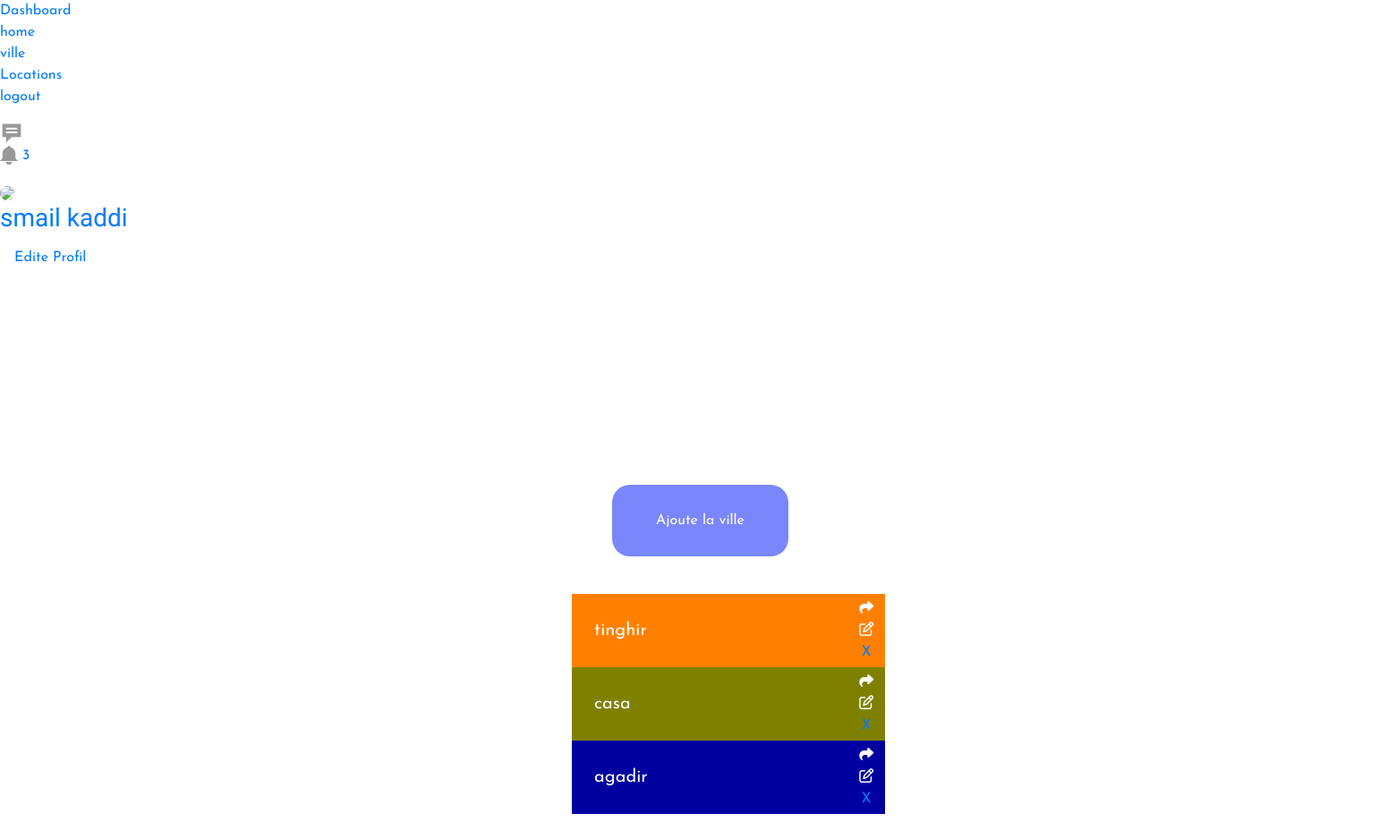
/Site-Web/admin/ville.php (signed in), run on the app's committed database.
### tables this page shows
CREATE TABLE `ville` (
  `ville_id` int(11) NOT NULL,
  `name` varchar(255) NOT NULL,
  `color` varchar(255) NOT NULL,
  `user_id` int(11) NOT NULL
);

### Site-Web/admin/ville.php (the view, shortened to what this page needs)
<?php
$hostname = "localhost";
$username = "root";
$password = "";
$dbname = "zentao";
$conn = mysqli_connect($hostname, $username, $password, $dbname);
?>
<!DOCTYPE html>
<html lang="en">
  <head>
    <link rel="stylesheet" href="css/stylee.css">
    <link rel="stylesheet" href="css/body.css">
    <link rel="stylesheet" href="css/responsive.css">
    <link rel="stylesheet" href="css/boarde.css">
    <link rel="stylesheet" href="https://stackpath.bootstrapcdn.com/bootstrap/4.5.0/css/bootstrap.min.css">
    <link rel="stylesheet" href="https://use.fontawesome.com/releases/v5.13.0/css/all.css">
  </head>
  <body style="font-family: 'Poppins';">
<link href='css/css.sass' rel='stylesheet' type='text/css'>
<div class="app-container">
  <nav class="nav">
    <ul class="nav__list">
      <li class="nav__list-item">
        <a href="#" class="nav__item-link">Dashboard </a>
      </li>
      <li class="nav__list-item">
        <a href="../home.php" class="nav__item-link">home</a>
      </li>
      <li class="nav__list-item">
        <a href="ville.php" class="nav__item-link">ville</a>
      </li>
      <li class="nav__list-item">
        <a href="#" class="nav__item-link">Locations</a>
      </li>
      <li class="nav__list-item">
        <a href="logout.php" class="nav__item-link">logout</a>
      </li>
    </ul>
  </nav>
  <div class="app-view">
    <nav class="utility-bar">
      <div class="utility-bar__inner">
        <ul class="utility-bar__list">
          <li class="utility-bar__list-item">
            <a href="#" class="utility-bar__item-link">
              <svg xmlns="http://www.w3.org/2000/svg" xmlns:xlink="http://www.w3.org/1999/xlink" version="1.2" baseProfile="tiny" x="0px" y="0px" viewBox="0 0 100 100" width="26px" xml:space="preserve"><path fill="#999" d="M10,66h16v24l24-24h40V10H10V66z M26,26h48v8H26V26z M26,42h48v8H26V42z"/></svg>
            </a>
          </li>
          <li class="utility-bar__list-item">
            <a href="#" class="utility-bar__item-link">
              <span class="utility-bar__indicator">3</span>
            </a>
          </li>
        </ul>
        <a href="#" class="utility-bar__account">
        <img src="<?php echo $_SESSION['image'] ?>" style="width: 40px;height: auto; border-radius:100px;">
          <h3><?php echo $_SESSION['firstname'] ?> <?php echo $_SESSION['lastname'] ?></h3>
          <li class="nav-item"><a class="nav-link" href="../Profil.php">Edite Profil</a></li>
        </a>
      </div>
    </nav>
    <div class="container" style="margin-top: 15%;  ">
      <div class="row" style="margin-left: 40%;">
        <div class="col-sm-4">
          <div class="mod-add" style='background-color: #7a86fc;'>
            <a onclick="openForm();" class="text-white">Ajoute la ville </a>
          </div>
        </div>
      </div>
    </div>
    <div class="container" id="container">
      <div class="row justify-content-center">
      </div>
    </div>
    <section style="padding-top:30px" >
      <?php
        $posts = "SELECT * FROM ville";
        $all_posts = mysqli_query($conn, $posts);
        while ($row = mysqli_fetch_array($all_posts)) {
          if ($row['user_id'] == $_SESSION['user_id']) {
            echo "
            <div class='container' style='margin-left: 40%;'>
              <div class='row'>
                <div class='col'>
                  <div class='board-tile mod-add' style='border-radius:0; cursor:pointer;background-color:" . $row['color'] ."'>
                    <div class='row'>
                      <div class='col-sm-10'>
                        <a href='phara.php?id=".$row['ville_id']."' style=' padding-left: 20px; margin-top:4%;font-size: 20px; display: flex;align-items: center;height: 49px;color:white'>". $row['name'] ."</a>
                      </div>
                      <div class='col-sm-2 d-flex flex-column'>
                        <a href='ville.php?id=".$row['ville_id']."'><i class='fa fa-share' style='color:white'></i></a>
                        <a href='formUpdate_ville.php?id=".$row['ville_id']."'><i class='fa fa-edit' style='color:white'></i></a>
                        <a href='delet_ville.php?id=".$row['ville_id']."'><i  style='color:red'></i>X</a>
                      </div>
                    </div>
                  </div>
                </div>
              </div>
            </div>";
          }
        }
      ?>
    </section>
    <footer style=" width: 100%% ;
            height:300px; ">
    </footer>
  </body>
</html>

### Site-Web/admin/css/stylee.css (style rules this page uses)
a { text-decoration: none; transition: all 0.3s ease-in-out; }
body { line-height: 26px; font-size: 16px; font-family: "Roboto", sans-serif; font-weight: normal; color: #777777; }
h1, h2, h3, h4, h5, h6 { font-family: "Heebo", sans-serif; font-weight: bold; }
@media (min-width: 1200px) { .container { max-width: 1170px; } }

### Site-Web/admin/css/boarde.css (style rules this page uses)
* { margin: 0; padding: 0; box-sizing: border-box; list-style: none; text-decoration: none; font-family: 'Josefin Sans', sans-serif; }
.mod-add { background-color: rgba(9,30,66,.04); box-shadow: none; border: none; color: #172b4d; display: table-cell; height: 80px; font-weight: 400; text-align: center; vertical-align: middle; width: inherit; width: 350px; padding: 5px; border-radius: 20px; }
.mod-add { background-color: white; }

### data on the page
ville: name "tinghir"
ville: name "casa"
ville: name "agadir"

### other printed values
$_SESSION['firstname'] "smail"
$_SESSION['lastname'] "kaddi"
